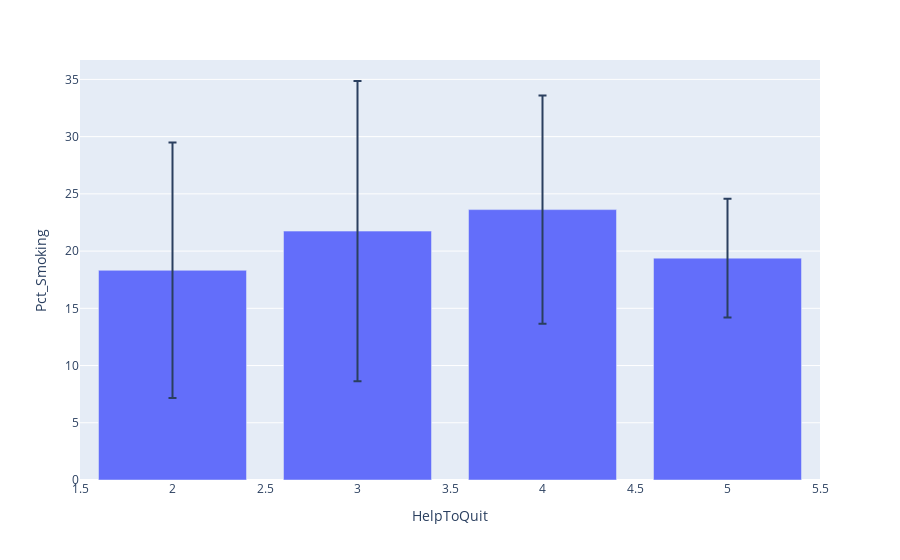

Notebook code cell kept with this figure:
### Code cell
help_df = reg_use_df.groupby("HelpToQuit").mean()
help_df["Smoking_Std"] = reg_use_df.groupby("HelpToQuit").std()["Pct_Smoking"]
px.bar(help_df, x=help_df.index, y="Pct_Smoking", error_y="Smoking_Std")

### Figure 1 — Plotly figure (JSON) as saved in the notebook; plotly's stock layout.template omitted (floating-point values rounded to 4 significant figures)
{"data": [{"alignmentgroup": "True", "error_y": {"array": [11.16, 13.12, 9.977, 5.194]}, "hovertemplate": "HelpToQuit=%{x}<br>Pct_Smoking=%{y}<extra></extra>", "legendgroup": "", "marker": {"color": "#636efa", "pattern": {"shape": ""}}, "name": "", "offsetgroup": "", "orientation": "v", "showlegend": false, "textposition": "auto", "type": "bar", "x": [2, 3, 4, 5], "xaxis": "x", "y": [18.32, 21.74, 23.62, 19.38], "yaxis": "y"}], "layout": {"barmode": "relative", "legend": {"tracegroupgap": 0}, "margin": {"t": 60}, "xaxis": {"anchor": "y", "domain": [0, 1], "title": {"text": "HelpToQuit"}}, "yaxis": {"anchor": "x", "domain": [0, 1], "title": {"text": "Pct_Smoking"}}}}
